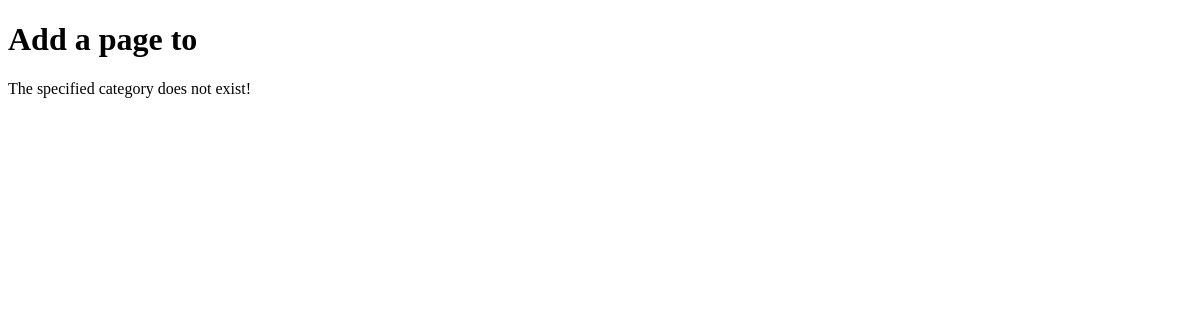
The app's page /rango/category/other-frameworks/add_page/, older data.
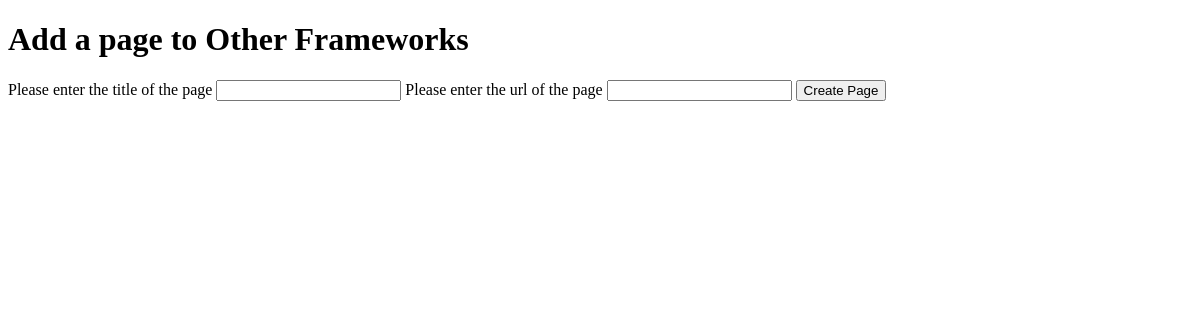
The same page, newer data.
### rango/models.py (models this page shows, shortened)
class Category(models.Model):
    name = models.CharField(max_length=128, unique=True)
    views = models.IntegerField(default=0)
    likes = models.IntegerField(default=0)
    slug = models.SlugField(default="n/a")
    class Meta:
        verbose_name_plural = 'categories'

### rango/views.py (the view, shortened to what this page needs)
# urls.py: url(r'^category/(?P<category_name_slug>[\w\-]+)/add_page/$', views.add_page, name='add_page'),
def add_page(request, category_name_slug):
    try:
        category = Category.objects.get(slug=category_name_slug)
    except Category.DoesNotExist:
        category = None
    form = PageForm()
    context_dict = {'form': form, 'category': category}
    return render(request, 'rango/add_page.html', context_dict)

### rango/forms.py (shortened to what this page needs)
class PageForm(forms.ModelForm):
    title = forms.CharField(max_length=128, help_text="Please enter the title of the page")
    url = forms.URLField(max_length=200, help_text="Please enter the url of the page")
    views = forms.IntegerField(widget=forms.HiddenInput(), initial=0)
    class Meta:
        model = Page
        exclude = ('category',)

### templates/rango/add_page.html (shortened to what this page needs)
<!DOCTYPE html>
<html lang="en">
<head>
</head>
<body>
    <h1>Add a page to {{ category.name }}</h1>
    <div>
        {% if category %}
        <form id="category_form" method="post" action="/rango/category/{{ category.slug }}/add_page/">
            {% for field in form.visible_fields %}
                {{ field.help_text }}
                {{ field }}
            {% endfor %}
            <input type="submit" name="submit" value="Create Page">
        </form>
        {% else %}
			The specified category does not exist!
		{% endif%}
    </div>
</body>
</html>

Row changes from the older to the newer data that the page shows:
added Category: name "Other Frameworks"
Text that changed along with them:
form field submit: (not shown) → "Create Page"
new list line: "Please enter the title of the page "
new list line: "Please enter the url of the page "
text no longer shown: "The specified category does not exist!"
